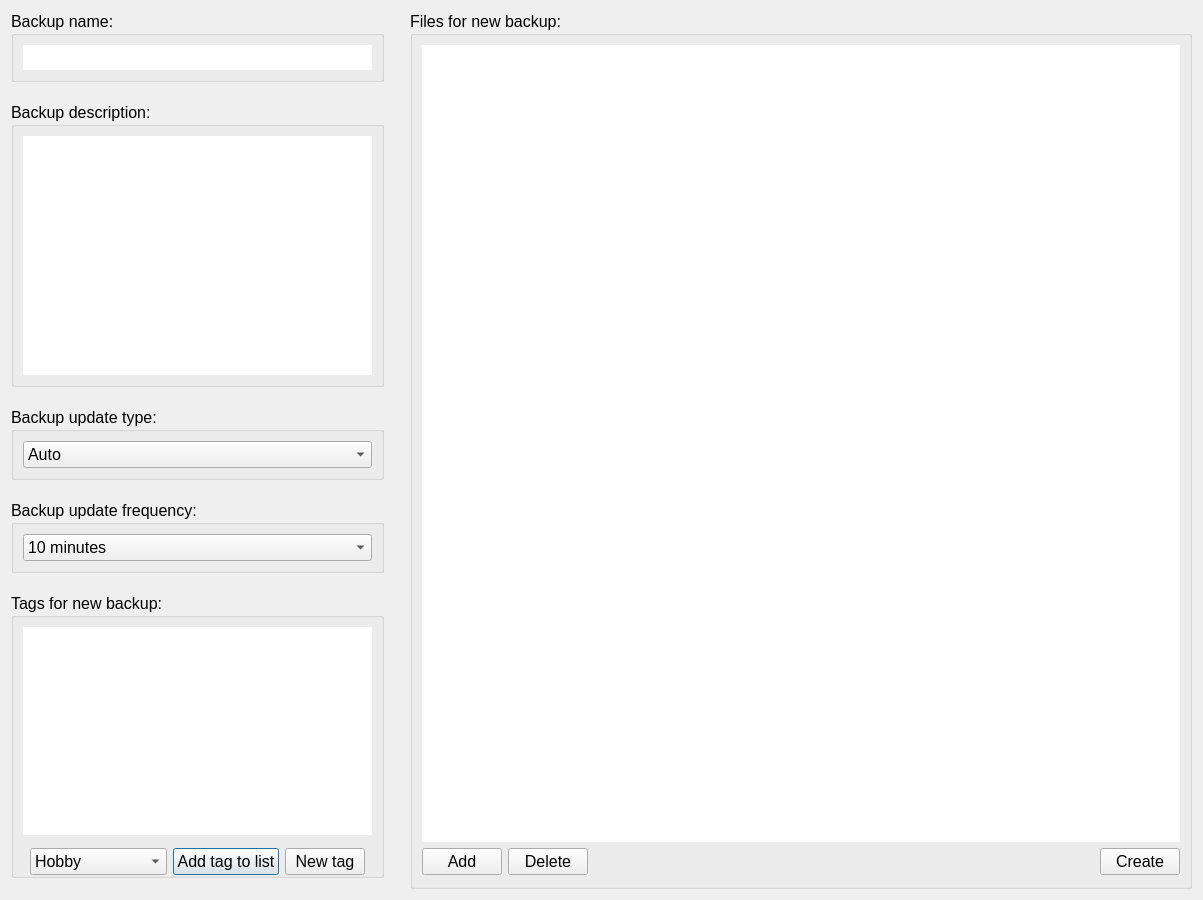
<?xml version="1.0" encoding="UTF-8"?>
<ui version="4.0">
 <class>DialogCreate</class>
 <widget class="QDialog" name="DialogCreate">
  <property name="geometry">
   <rect>
    <x>0</x>
    <y>0</y>
    <width>1203</width>
    <height>900</height>
   </rect>
  </property>
  <property name="font">
   <font>
    <family>Segoe UI</family>
    <pointsize>12</pointsize>
   </font>
  </property>
  <property name="windowTitle">
   <string>New backup</string>
  </property>
  <property name="modal">
   <bool>true</bool>
  </property>
  <layout class="QFormLayout" name="formLayout">
   <item row="0" column="0">
    <layout class="QVBoxLayout" name="verticalLayout_6">
     <property name="spacing">
      <number>20</number>
     </property>
     <property name="rightMargin">
      <number>20</number>
     </property>
     <property name="bottomMargin">
      <number>11</number>
     </property>
     <item>
      <widget class="QGroupBox" name="groupBox">
       <property name="title">
        <string>Backup name:</string>
       </property>
       <layout class="QVBoxLayout" name="verticalLayout_7">
        <item>
         <widget class="QLineEdit" name="lineEdit">
          <property name="minimumSize">
           <size>
            <width>0</width>
            <height>25</height>
           </size>
          </property>
          <property name="font">
           <font>
            <family>Segoe UI</family>
            <pointsize>12</pointsize>
           </font>
          </property>
          <property name="frame">
           <bool>false</bool>
          </property>
         </widget>
        </item>
       </layout>
      </widget>
     </item>
     <item>
      <widget class="QGroupBox" name="groupBox_3">
       <property name="title">
        <string>Backup description:</string>
       </property>
       <layout class="QVBoxLayout" name="verticalLayout_2">
        <item>
         <widget class="QTextEdit" name="textEdit">
          <property name="font">
           <font>
            <family>Segoe UI</family>
            <pointsize>12</pointsize>
           </font>
          </property>
          <property name="frameShape">
           <enum>QFrame::NoFrame</enum>
          </property>
          <property name="verticalScrollBarPolicy">
           <enum>Qt::ScrollBarAsNeeded</enum>
          </property>
         </widget>
        </item>
       </layout>
      </widget>
     </item>
     <item>
      <widget class="QGroupBox" name="groupBox_6">
       <property name="title">
        <string>Backup update type:</string>
       </property>
       <layout class="QVBoxLayout" name="verticalLayout_9">
        <item>
         <widget class="QComboBox" name="comboBox_backupType">
          <item>
           <property name="text">
            <string>Auto</string>
           </property>
          </item>
          <item>
           <property name="text">
            <string>Manual</string>
           </property>
          </item>
         </widget>
        </item>
       </layout>
      </widget>
     </item>
     <item>
      <widget class="QGroupBox" name="groupBox_4">
       <property name="title">
        <string>Backup update frequency:</string>
       </property>
       <layout class="QVBoxLayout" name="verticalLayout">
        <item>
         <widget class="QComboBox" name="comboBox_2">
          <property name="frame">
           <bool>true</bool>
          </property>
          <item>
           <property name="text">
            <string>10 minutes</string>
           </property>
          </item>
          <item>
           <property name="text">
            <string>30 minutes</string>
           </property>
          </item>
          <item>
           <property name="text">
            <string>1 hour</string>
           </property>
          </item>
          <item>
           <property name="text">
            <string>1 day</string>
           </property>
          </item>
          <item>
           <property name="text">
            <string>1 week</string>
           </property>
          </item>
         </widget>
        </item>
       </layout>
      </widget>
     </item>
     <item>
      <widget class="QGroupBox" name="groupBox_5">
       <property name="title">
        <string>Tags for new backup:</string>
       </property>
       <layout class="QVBoxLayout" name="verticalLayout_3">
        <property name="bottomMargin">
         <number>0</number>
        </property>
        <item>
         <widget class="QListView" name="listView_2">
          <property name="font">
           <font>
            <family>Segoe UI</family>
            <pointsize>12</pointsize>
           </font>
          </property>
          <property name="frameShape">
           <enum>QFrame::NoFrame</enum>
          </property>
          <property name="verticalScrollBarPolicy">
           <enum>Qt::ScrollBarAsNeeded</enum>
          </property>
         </widget>
        </item>
        <item>
         <layout class="QHBoxLayout" name="horizontalLayout">
          <property name="leftMargin">
           <number>7</number>
          </property>
          <property name="topMargin">
           <number>7</number>
          </property>
          <property name="rightMargin">
           <number>7</number>
          </property>
          <property name="bottomMargin">
           <number>0</number>
          </property>
          <item>
           <widget class="QComboBox" name="comboBox_3">
            <item>
             <property name="text">
              <string>Hobby</string>
             </property>
            </item>
            <item>
             <property name="text">
              <string>Avto</string>
             </property>
            </item>
            <item>
             <property name="text">
              <string>Developing</string>
             </property>
            </item>
            <item>
             <property name="text">
              <string>Family pictures</string>
             </property>
            </item>
            <item>
             <property name="text">
              <string>Work docs</string>
             </property>
            </item>
            <item>
             <property name="text">
              <string>Super project</string>
             </property>
            </item>
           </widget>
          </item>
          <item>
           <widget class="QPushButton" name="pushButton_2">
            <property name="text">
             <string>Add tag to list</string>
            </property>
           </widget>
          </item>
          <item>
           <widget class="QPushButton" name="pushButton_3">
            <property name="text">
             <string>New tag</string>
            </property>
           </widget>
          </item>
         </layout>
        </item>
       </layout>
      </widget>
     </item>
    </layout>
   </item>
   <item row="0" column="1">
    <widget class="QGroupBox" name="groupBox_2">
     <property name="title">
      <string>Files for new backup:</string>
     </property>
     <layout class="QVBoxLayout" name="verticalLayout_8">
      <property name="bottomMargin">
       <number>11</number>
      </property>
      <item>
       <widget class="QListView" name="listView">
        <property name="frameShape">
         <enum>QFrame::NoFrame</enum>
        </property>
        <property name="frameShadow">
         <enum>QFrame::Raised</enum>
        </property>
        <property name="verticalScrollBarPolicy">
         <enum>Qt::ScrollBarAsNeeded</enum>
        </property>
       </widget>
      </item>
      <item>
       <layout class="QHBoxLayout" name="horizontalLayout_2">
        <item>
         <widget class="QPushButton" name="pushButton">
          <property name="text">
           <string>Add</string>
          </property>
         </widget>
        </item>
        <item>
         <widget class="QPushButton" name="pushButton_9">
          <property name="text">
           <string>Delete</string>
          </property>
         </widget>
        </item>
        <item>
         <spacer name="horizontalSpacer_2">
          <property name="orientation">
           <enum>Qt::Horizontal</enum>
          </property>
          <property name="sizeHint" stdset="0">
           <size>
            <width>40</width>
            <height>20</height>
           </size>
          </property>
         </spacer>
        </item>
        <item>
         <widget class="QPushButton" name="pushButton_10">
          <property name="text">
           <string>Create</string>
          </property>
         </widget>
        </item>
       </layout>
      </item>
     </layout>
    </widget>
   </item>
  </layout>
 </widget>
 <resources/>
 <connections/>
</ui>
